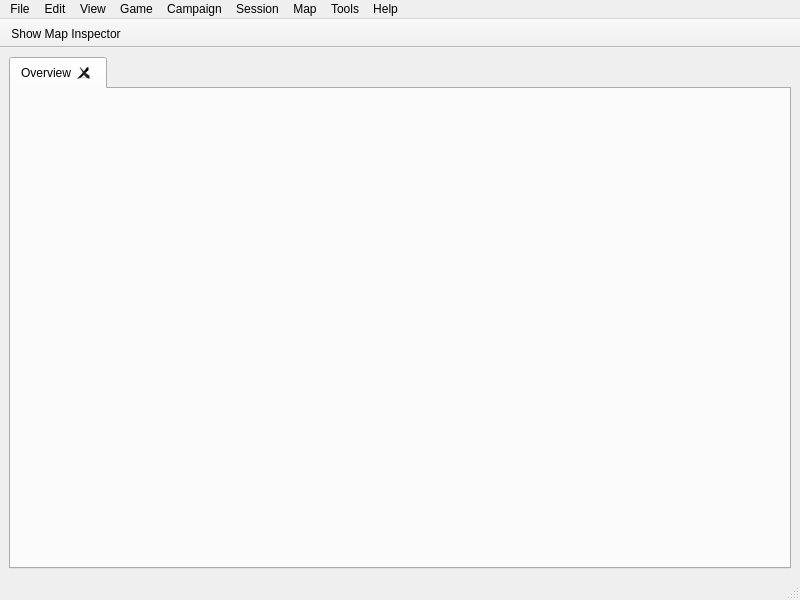
<?xml version="1.0" encoding="UTF-8"?>
<ui version="4.0">
 <class>MainWindow</class>
 <widget class="QMainWindow" name="MainWindow">
  <property name="geometry">
   <rect>
    <x>0</x>
    <y>0</y>
    <width>800</width>
    <height>600</height>
   </rect>
  </property>
  <property name="minimumSize">
   <size>
    <width>800</width>
    <height>600</height>
   </size>
  </property>
  <property name="windowTitle">
   <string>&lt;&lt;do not localise&gt;&gt;</string>
  </property>
  <property name="windowIcon">
   <iconset resource="../../icons.qrc">
    <normaloff>:/icons/logo.png</normaloff>:/icons/logo.png</iconset>
  </property>
  <property name="dockOptions">
   <set>QMainWindow::AllowTabbedDocks|QMainWindow::AnimatedDocks</set>
  </property>
  <widget class="QWidget" name="mainLayout">
   <layout class="QVBoxLayout" name="verticalLayout">
    <item>
     <widget class="QTabWidget" name="tabWidget">
      <property name="currentIndex">
       <number>0</number>
      </property>
      <property name="tabsClosable">
       <bool>true</bool>
      </property>
      <widget class="QWidget" name="tab">
       <attribute name="title">
        <string>Overview</string>
       </attribute>
       <layout class="QVBoxLayout" name="verticalLayout_2"/>
      </widget>
     </widget>
    </item>
   </layout>
  </widget>
  <widget class="QMenuBar" name="menubar">
   <property name="geometry">
    <rect>
     <x>0</x>
     <y>0</y>
     <width>800</width>
     <height>22</height>
    </rect>
   </property>
   <widget class="QMenu" name="menuFile">
    <property name="title">
     <string>File</string>
    </property>
    <addaction name="new_campaign"/>
    <addaction name="open_campaign"/>
    <addaction name="recent"/>
    <addaction name="separator"/>
    <addaction name="save_campaign"/>
    <addaction name="save_campaign_as"/>
    <addaction name="separator"/>
    <addaction name="close_campaign"/>
    <addaction name="separator"/>
    <addaction name="import_rules"/>
    <addaction name="import_document"/>
    <addaction name="add_document"/>
    <addaction name="separator"/>
    <addaction name="quit"/>
   </widget>
   <widget class="QMenu" name="menuEdit">
    <property name="title">
     <string>Edit</string>
    </property>
    <addaction name="undo"/>
    <addaction name="redo"/>
    <addaction name="separator"/>
    <addaction name="actionCut"/>
    <addaction name="actionCopy"/>
    <addaction name="actionPaste"/>
    <addaction name="actionDelete"/>
    <addaction name="actionSelect_All"/>
    <addaction name="separator"/>
    <addaction name="actionFind"/>
    <addaction name="search_oracle"/>
    <addaction name="separator"/>
    <addaction name="edit_preferences"/>
    <addaction name="separator"/>
   </widget>
   <widget class="QMenu" name="menuView">
    <property name="title">
     <string>View</string>
    </property>
    <addaction name="showhide_toolbar"/>
    <addaction name="separator"/>
    <addaction name="showhide_assettree"/>
    <addaction name="showhide_vbm_window"/>
    <addaction name="separator"/>
    <addaction name="showhide_fullscreen"/>
   </widget>
   <widget class="QMenu" name="menuCampaign">
    <property name="title">
     <string>Campaign</string>
    </property>
    <addaction name="new_session"/>
    <addaction name="separator"/>
    <addaction name="new_character"/>
    <addaction name="new_encounter_template"/>
    <addaction name="separator"/>
    <addaction name="campaign_properties"/>
   </widget>
   <widget class="QMenu" name="menuHelp">
    <property name="title">
     <string>Help</string>
    </property>
    <addaction name="help"/>
    <addaction name="separator"/>
    <addaction name="complain"/>
    <addaction name="check_for_updates"/>
    <addaction name="digitalbusking"/>
    <addaction name="separator"/>
    <addaction name="about"/>
   </widget>
   <widget class="QMenu" name="menuTools">
    <property name="title">
     <string>Tools</string>
    </property>
    <addaction name="roller"/>
    <addaction name="actionNPC_Generator"/>
    <addaction name="rewards"/>
   </widget>
   <widget class="QMenu" name="menuSession">
    <property name="title">
     <string>Session</string>
    </property>
    <widget class="QMenu" name="menuAdd_note">
     <property name="title">
      <string>Add Note</string>
     </property>
     <addaction name="new_note"/>
     <addaction name="add_existing_note"/>
    </widget>
    <addaction name="new_encounter"/>
    <addaction name="new_encounter_from_template"/>
    <addaction name="separator"/>
    <addaction name="menuAdd_note"/>
   </widget>
   <widget class="QMenu" name="menuMap">
    <property name="title">
     <string>Map</string>
    </property>
    <addaction name="actionNew"/>
    <addaction name="actionImport_from_image"/>
    <addaction name="separator"/>
    <addaction name="export_map_to_json"/>
    <addaction name="separator"/>
    <addaction name="edit_map_layers"/>
   </widget>
   <widget class="QMenu" name="menuGame">
    <property name="title">
     <string>Game</string>
    </property>
    <widget class="QMenu" name="menuEdit_2">
     <property name="title">
      <string>Edit</string>
     </property>
     <addaction name="edit_rules"/>
     <addaction name="edit_equipment"/>
     <addaction name="edit_classes"/>
     <addaction name="edit_spells"/>
    </widget>
    <addaction name="menuEdit_2"/>
    <addaction name="separator"/>
    <addaction name="game_system_properties"/>
   </widget>
   <addaction name="menuFile"/>
   <addaction name="menuEdit"/>
   <addaction name="menuView"/>
   <addaction name="menuGame"/>
   <addaction name="menuCampaign"/>
   <addaction name="menuSession"/>
   <addaction name="menuMap"/>
   <addaction name="menuTools"/>
   <addaction name="menuHelp"/>
  </widget>
  <widget class="QStatusBar" name="statusbar"/>
  <widget class="QToolBar" name="toolBar">
   <property name="windowTitle">
    <string>toolBar</string>
   </property>
   <property name="movable">
    <bool>false</bool>
   </property>
   <property name="floatable">
    <bool>false</bool>
   </property>
   <attribute name="toolBarArea">
    <enum>TopToolBarArea</enum>
   </attribute>
   <attribute name="toolBarBreak">
    <bool>false</bool>
   </attribute>
   <addaction name="showhide_inspector"/>
  </widget>
  <action name="new_campaign">
   <property name="text">
    <string>New Campaign...</string>
   </property>
   <property name="shortcut">
    <string>Ctrl+N</string>
   </property>
  </action>
  <action name="open_campaign">
   <property name="text">
    <string>Open Campaign...</string>
   </property>
   <property name="shortcut">
    <string>Ctrl+O</string>
   </property>
  </action>
  <action name="recent">
   <property name="text">
    <string>Recent Campaigns</string>
   </property>
  </action>
  <action name="save_campaign">
   <property name="text">
    <string>Save Campaign</string>
   </property>
   <property name="shortcut">
    <string>Ctrl+S</string>
   </property>
  </action>
  <action name="save_campaign_as">
   <property name="text">
    <string>Save Campaign As...</string>
   </property>
   <property name="shortcut">
    <string>Ctrl+Shift+S</string>
   </property>
  </action>
  <action name="close_campaign">
   <property name="text">
    <string>Close Campaign</string>
   </property>
   <property name="shortcut">
    <string>Ctrl+W</string>
   </property>
  </action>
  <action name="quit">
   <property name="text">
    <string>Quit dmclient</string>
   </property>
   <property name="shortcut">
    <string>Ctrl+Q</string>
   </property>
  </action>
  <action name="undo">
   <property name="enabled">
    <bool>false</bool>
   </property>
   <property name="text">
    <string>Undo</string>
   </property>
   <property name="shortcut">
    <string>Ctrl+Z</string>
   </property>
  </action>
  <action name="redo">
   <property name="enabled">
    <bool>false</bool>
   </property>
   <property name="text">
    <string>Redo</string>
   </property>
   <property name="shortcut">
    <string>Ctrl+Shift+Z</string>
   </property>
  </action>
  <action name="actionCut">
   <property name="enabled">
    <bool>false</bool>
   </property>
   <property name="text">
    <string>Cut</string>
   </property>
   <property name="shortcut">
    <string>Ctrl+X</string>
   </property>
  </action>
  <action name="actionCopy">
   <property name="enabled">
    <bool>false</bool>
   </property>
   <property name="text">
    <string>Copy</string>
   </property>
   <property name="shortcut">
    <string>Ctrl+C</string>
   </property>
  </action>
  <action name="actionPaste">
   <property name="enabled">
    <bool>false</bool>
   </property>
   <property name="text">
    <string>Paste</string>
   </property>
   <property name="shortcut">
    <string>Ctrl+V</string>
   </property>
  </action>
  <action name="actionDelete">
   <property name="enabled">
    <bool>false</bool>
   </property>
   <property name="text">
    <string>Delete</string>
   </property>
   <property name="shortcut">
    <string>Del, Backspace</string>
   </property>
  </action>
  <action name="actionSelect_All">
   <property name="enabled">
    <bool>false</bool>
   </property>
   <property name="text">
    <string>Select All</string>
   </property>
   <property name="shortcut">
    <string>Ctrl+A</string>
   </property>
  </action>
  <action name="edit_preferences">
   <property name="text">
    <string>Preferences...</string>
   </property>
  </action>
  <action name="help">
   <property name="text">
    <string>dmclient Help</string>
   </property>
   <property name="shortcut">
    <string>F1</string>
   </property>
  </action>
  <action name="complain">
   <property name="text">
    <string>Report a bug...</string>
   </property>
  </action>
  <action name="digitalbusking">
   <property name="text">
    <string>Donate...</string>
   </property>
  </action>
  <action name="about">
   <property name="text">
    <string>About dmclient</string>
   </property>
  </action>
  <action name="showhide_fullscreen">
   <property name="enabled">
    <bool>false</bool>
   </property>
   <property name="text">
    <string>Fullscreen</string>
   </property>
   <property name="shortcut">
    <string>F11</string>
   </property>
  </action>
  <action name="showhide_vbm_window">
   <property name="enabled">
    <bool>false</bool>
   </property>
   <property name="text">
    <string>Detached VBM Window</string>
   </property>
  </action>
  <action name="showhide_toolbar">
   <property name="checkable">
    <bool>true</bool>
   </property>
   <property name="checked">
    <bool>true</bool>
   </property>
   <property name="text">
    <string>Toolbar</string>
   </property>
  </action>
  <action name="new_encounter_template">
   <property name="enabled">
    <bool>true</bool>
   </property>
   <property name="text">
    <string>New Encounter Template...</string>
   </property>
  </action>
  <action name="new_character">
   <property name="text">
    <string>New Character...</string>
   </property>
  </action>
  <action name="import_rules">
   <property name="text">
    <string>Import rules...</string>
   </property>
   <property name="shortcut">
    <string>Ctrl+Shift+E</string>
   </property>
  </action>
  <action name="actionFind">
   <property name="enabled">
    <bool>false</bool>
   </property>
   <property name="text">
    <string>Find...</string>
   </property>
   <property name="shortcut">
    <string>Ctrl+F</string>
   </property>
  </action>
  <action name="showhide_assettree">
   <property name="checkable">
    <bool>true</bool>
   </property>
   <property name="checked">
    <bool>true</bool>
   </property>
   <property name="text">
    <string>Asset Tree</string>
   </property>
  </action>
  <action name="campaign_properties">
   <property name="text">
    <string>Properties...</string>
   </property>
  </action>
  <action name="roller">
   <property name="text">
    <string>Dice Roller</string>
   </property>
  </action>
  <action name="rewards">
   <property name="enabled">
    <bool>true</bool>
   </property>
   <property name="text">
    <string>Reward Calculator</string>
   </property>
  </action>
  <action name="actionCheck_for_updates">
   <property name="text">
    <string>Check for updates...</string>
   </property>
  </action>
  <action name="check_for_updates">
   <property name="text">
    <string>Check for updates...</string>
   </property>
  </action>
  <action name="new_session">
   <property name="text">
    <string>Start New Session...</string>
   </property>
  </action>
  <action name="new_encounter">
   <property name="text">
    <string>New Encounter</string>
   </property>
  </action>
  <action name="new_encounter_from_template">
   <property name="text">
    <string>New Encounter from Template...</string>
   </property>
   <property name="shortcut">
    <string>Ctrl+Shift+N</string>
   </property>
  </action>
  <action name="add_existing_note">
   <property name="text">
    <string>Existing file...</string>
   </property>
  </action>
  <action name="new_note">
   <property name="text">
    <string>New Plain Text file</string>
   </property>
  </action>
  <action name="debughook">
   <property name="checkable">
    <bool>true</bool>
   </property>
   <property name="icon">
    <iconset resource="../../icons.qrc">
     <normaloff>:/icons/edit.png</normaloff>:/icons/edit.png</iconset>
   </property>
   <property name="text">
    <string>DEBUGHOOK</string>
   </property>
   <property name="toolTip">
    <string>You should not see this...</string>
   </property>
  </action>
  <action name="showhide_inspector">
   <property name="checkable">
    <bool>true</bool>
   </property>
   <property name="icon">
    <iconset theme="view-refresh">
     <normaloff>../../../../../.designer/backup</normaloff>../../../../../.designer/backup</iconset>
   </property>
   <property name="text">
    <string>Show Map Inspector</string>
   </property>
   <property name="toolTip">
    <string>Show Map Inspector</string>
   </property>
  </action>
  <action name="edit_map_layers">
   <property name="text">
    <string>Manage layers...</string>
   </property>
  </action>
  <action name="actionNPC_Generator">
   <property name="text">
    <string>NPC Generator</string>
   </property>
  </action>
  <action name="export_map_to_json">
   <property name="enabled">
    <bool>false</bool>
   </property>
   <property name="text">
    <string>Export to JSON...</string>
   </property>
  </action>
  <action name="search_oracle">
   <property name="text">
    <string>Search...</string>
   </property>
  </action>
  <action name="import_document">
   <property name="icon">
    <iconset>
     <normalon>:/icons/books.png</normalon>
    </iconset>
   </property>
   <property name="text">
    <string>Import document...</string>
   </property>
   <property name="toolTip">
    <string>Copy a document into the campaign archive</string>
   </property>
  </action>
  <action name="remove_document">
   <property name="text">
    <string>Remove document</string>
   </property>
  </action>
  <action name="add_document">
   <property name="icon">
    <iconset>
     <normalon>:/icons/add_external_books.png</normalon>
    </iconset>
   </property>
   <property name="text">
    <string>Add document reference...</string>
   </property>
   <property name="toolTip">
    <string>Add a document and reference the original on your computer</string>
   </property>
  </action>
  <action name="actionNew">
   <property name="text">
    <string>New...</string>
   </property>
  </action>
  <action name="actionImport_from_image">
   <property name="text">
    <string>Import from image...</string>
   </property>
  </action>
  <action name="game_system_properties">
   <property name="text">
    <string>System Properties</string>
   </property>
  </action>
  <action name="edit_rules">
   <property name="text">
    <string>Rules</string>
   </property>
  </action>
  <action name="edit_spells">
   <property name="text">
    <string>Spells</string>
   </property>
  </action>
  <action name="edit_classes">
   <property name="text">
    <string>Classes</string>
   </property>
  </action>
  <action name="edit_equipment">
   <property name="text">
    <string>Equipment</string>
   </property>
  </action>
 </widget>
 <resources>
  <include location="../../icons.qrc"/>
 </resources>
 <connections>
  <connection>
   <sender>showhide_toolbar</sender>
   <signal>toggled(bool)</signal>
   <receiver>toolBar</receiver>
   <slot>setVisible(bool)</slot>
   <hints>
    <hint type="sourcelabel">
     <x>-1</x>
     <y>-1</y>
    </hint>
    <hint type="destinationlabel">
     <x>319</x>
     <y>31</y>
    </hint>
   </hints>
  </connection>
 </connections>
</ui>
